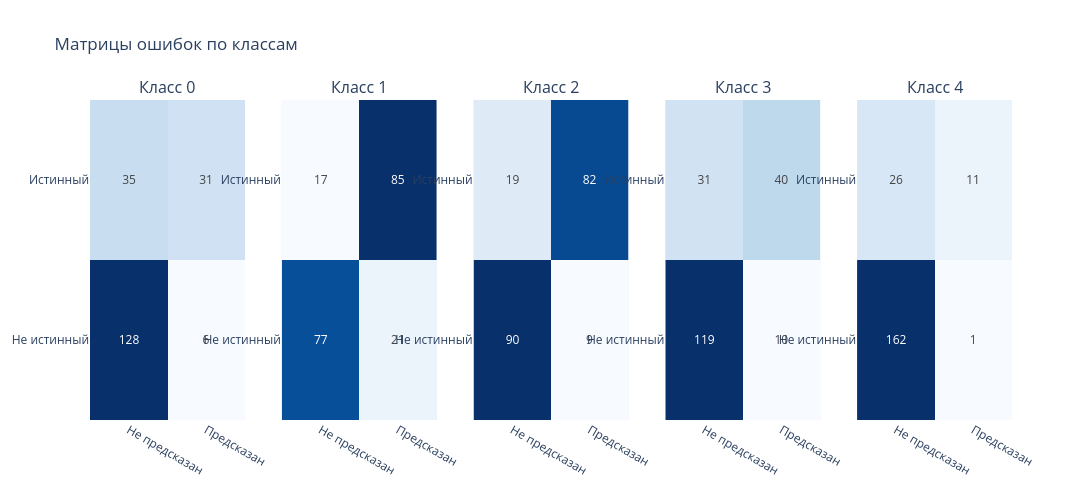

Notebook source saved alongside this figure:
### Code cell
y_pred = best_rfc.predict(X_test)

cm = multilabel_confusion_matrix(y_test, y_pred)


n_classes = cm.shape[0]
fig = make_subplots(rows=1, cols=n_classes, subplot_titles=[f'Класс {i}' for i in range(n_classes)])

for i in range(n_classes):
    fig.add_trace(
        go.Heatmap(
            z=cm[i],
            x=['Не предсказан', 'Предсказан'],
            y=['Не истинный', 'Истинный'],
            colorscale='Blues',
            showscale=False,
            text=cm[i],
            texttemplate="%{text}"
        ),
        row=1, col=i+1
    )

fig.update_layout(
    title_text='Матрицы ошибок по классам',
    width=400 * n_classes,
    height=500
)

fig.show()

### Figure 1 — Plotly figure (JSON) as saved in the notebook; plotly's stock layout.template omitted (floating-point values rounded to 4 significant figures)
{"data": [{"colorscale": [[0, "rgb(247,251,255)"], [0.125, "rgb(222,235,247)"], [0.25, "rgb(198,219,239)"], [0.375, "rgb(158,202,225)"], [0.5, "rgb(107,174,214)"], [0.625, "rgb(66,146,198)"], [0.75, "rgb(33,113,181)"], [0.875, "rgb(8,81,156)"], [1, "rgb(8,48,107)"]], "showscale": false, "text": [[128, 6], [35, 31]], "texttemplate": "%{text}", "type": "heatmap", "x": ["Не предсказан", "Предсказан"], "xaxis": "x", "y": ["Не истинный", "Истинный"], "yaxis": "y", "z": [[128, 6], [35, 31]]}, {"colorscale": [[0, "rgb(247,251,255)"], [0.125, "rgb(222,235,247)"], [0.25, "rgb(198,219,239)"], [0.375, "rgb(158,202,225)"], [0.5, "rgb(107,174,214)"], [0.625, "rgb(66,146,198)"], [0.75, "rgb(33,113,181)"], [0.875, "rgb(8,81,156)"], [1, "rgb(8,48,107)"]], "showscale": false, "text": [[77, 21], [17, 85]], "texttemplate": "%{text}", "type": "heatmap", "x": ["Не предсказан", "Предсказан"], "xaxis": "x2", "y": ["Не истинный", "Истинный"], "yaxis": "y2", "z": [[77, 21], [17, 85]]}, {"colorscale": [[0, "rgb(247,251,255)"], [0.125, "rgb(222,235,247)"], [0.25, "rgb(198,219,239)"], [0.375, "rgb(158,202,225)"], [0.5, "rgb(107,174,214)"], [0.625, "rgb(66,146,198)"], [0.75, "rgb(33,113,181)"], [0.875, "rgb(8,81,156)"], [1, "rgb(8,48,107)"]], "showscale": false, "text": [[90, 9], [19, 82]], "texttemplate": "%{text}", "type": "heatmap", "x": ["Не предсказан", "Предсказан"], "xaxis": "x3", "y": ["Не истинный", "Истинный"], "yaxis": "y3", "z": [[90, 9], [19, 82]]}, {"colorscale": [[0, "rgb(247,251,255)"], [0.125, "rgb(222,235,247)"], [0.25, "rgb(198,219,239)"], [0.375, "rgb(158,202,225)"], [0.5, "rgb(107,174,214)"], [0.625, "rgb(66,146,198)"], [0.75, "rgb(33,113,181)"], [0.875, "rgb(8,81,156)"], [1, "rgb(8,48,107)"]], "showscale": false, "text": [[119, 10], [31, 40]], "texttemplate": "%{text}", "type": "heatmap", "x": ["Не предсказан", "Предсказан"], "xaxis": "x4", "y": ["Не истинный", "Истинный"], "yaxis": "y4", "z": [[119, 10], [31, 40]]}, {"colorscale": [[0, "rgb(247,251,255)"], [0.125, "rgb(222,235,247)"], [0.25, "rgb(198,219,239)"], [0.375, "rgb(158,202,225)"], [0.5, "rgb(107,174,214)"], [0.625, "rgb(66,146,198)"], [0.75, "rgb(33,113,181)"], [0.875, "rgb(8,81,156)"], [1, "rgb(8,48,107)"]], "showscale": false, "text": [[162, 1], [26, 11]], "texttemplate": "%{text}", "type": "heatmap", "x": ["Не предсказан", "Предсказан"], "xaxis": "x5", "y": ["Не истинный", "Истинный"], "yaxis": "y5", "z": [[162, 1], [26, 11]]}], "layout": {"annotations": [{"font": {"size": 16}, "showarrow": false, "text": "Класс 0", "x": 0.084, "xanchor": "center", "xref": "paper", "y": 1, "yanchor": "bottom", "yref": "paper"}, {"font": {"size": 16}, "showarrow": false, "text": "Класс 1", "x": 0.292, "xanchor": "center", "xref": "paper", "y": 1, "yanchor": "bottom", "yref": "paper"}, {"font": {"size": 16}, "showarrow": false, "text": "Класс 2", "x": 0.5, "xanchor": "center", "xref": "paper", "y": 1, "yanchor": "bottom", "yref": "paper"}, {"font": {"size": 16}, "showarrow": false, "text": "Класс 3", "x": 0.708, "xanchor": "center", "xref": "paper", "y": 1, "yanchor": "bottom", "yref": "paper"}, {"font": {"size": 16}, "showarrow": false, "text": "Класс 4", "x": 0.916, "xanchor": "center", "xref": "paper", "y": 1, "yanchor": "bottom", "yref": "paper"}], "height": 500, "title": {"text": "Матрицы ошибок по классам"}, "width": 2000, "xaxis": {"anchor": "y", "domain": [0, 0.168]}, "xaxis2": {"anchor": "y2", "domain": [0.208, 0.376]}, "xaxis3": {"anchor": "y3", "domain": [0.416, 0.584]}, "xaxis4": {"anchor": "y4", "domain": [0.624, 0.792]}, "xaxis5": {"anchor": "y5", "domain": [0.832, 1]}, "yaxis": {"anchor": "x", "domain": [0, 1]}, "yaxis2": {"anchor": "x2", "domain": [0, 1]}, "yaxis3": {"anchor": "x3", "domain": [0, 1]}, "yaxis4": {"anchor": "x4", "domain": [0, 1]}, "yaxis5": {"anchor": "x5", "domain": [0, 1]}}}
